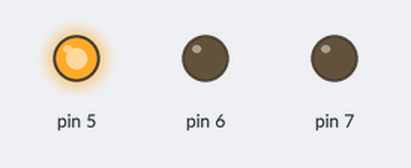
The sketch below on a simulated Arduino Uno, built with avr-gcc and run on an emulated ATmega328P. Shown: output pins drawn as LEDs (lit = HIGH).

Above: at 2.5 s.
At 6.0 s:
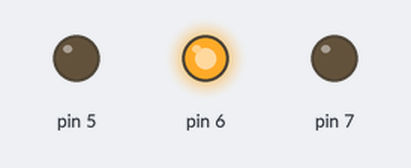
At 9.5 s:
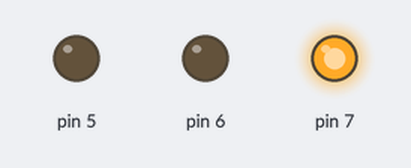
Timing chart, 0 to 15.6 s (numbered marks = the images above):
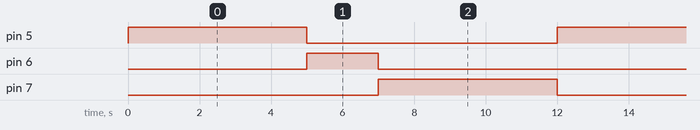

Measured:
- by itself, pin 5, pin 7: alternates HIGH for 5.0 s and LOW for 7.0 s
- by itself, pin 6: alternates HIGH for 2.0 s and LOW for 10.0 s
- by itself, everything shown: repeats every 12.0 s, in 3 steps

The sketch:

SEMAFORO.ino
```cpp
// Create a global variable to hold the state of the switch. This variable is
// persistent throughout the program. Whenever you refer to switchState, you’re
// talking about the number it holds
//int switchstate = 0;

void setup() {
  // declare the LED pins as outputs
  pinMode(5, OUTPUT);
  pinMode(6, OUTPUT);
  pinMode(7, OUTPUT);

  // declare the switch pin as an input
  //pinMode(4, INPUT);
}

void loop() {

  // read the value of the switch
  // digitalRead() checks to see if there is voltage on the pin or not
  // switchstate = digitalRead(4);

  // if the button is not pressed turn on the green LED and off the red LEDs
  // if (switchstate == LOW) {
  //   digitalWrite(5, HIGH);  // turn the green LED on pin 3 on
  //   digitalWrite(6, LOW);   // turn the red LED on pin 4 off
  //   digitalWrite(7, LOW);   // turn the red LED on pin 5 off
  // }
  // this else is part of the above if() statement.
  // if the switch is not LOW (the button is pressed) turn off the green LED and
  // blink alternatively the red LEDs
  // else {

    digitalWrite(5, HIGH);
    digitalWrite(6, LOW);
    digitalWrite(7, LOW);
    delay(5000);
    digitalWrite(5, LOW);
    digitalWrite(6, HIGH);
    digitalWrite(7, LOW);
    delay(2000);
    digitalWrite(5, LOW);
    digitalWrite(6, LOW);
    digitalWrite(7, HIGH);
    delay(5000);
  // }
}
```
